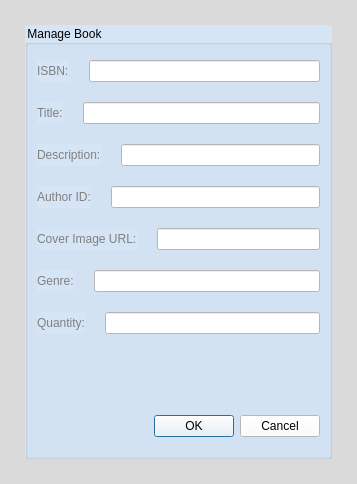
<?xml version="1.0" encoding="UTF-8"?>
<ui version="4.0">
 <class>ManageBook</class>
 <widget class="QDialog" name="ManageBook">
  <property name="geometry">
   <rect>
    <x>0</x>
    <y>0</y>
    <width>357</width>
    <height>484</height>
   </rect>
  </property>
  <property name="minimumSize">
   <size>
    <width>357</width>
    <height>0</height>
   </size>
  </property>
  <property name="windowTitle">
   <string>Manage Book</string>
  </property>
  <property name="styleSheet">
   <string notr="true">background-color: rgb(218, 218, 218);</string>
  </property>
  <layout class="QGridLayout" name="gridLayout_2">
   <property name="leftMargin">
    <number>25</number>
   </property>
   <property name="topMargin">
    <number>25</number>
   </property>
   <property name="rightMargin">
    <number>25</number>
   </property>
   <property name="bottomMargin">
    <number>25</number>
   </property>
   <property name="verticalSpacing">
    <number>6</number>
   </property>
   <item row="0" column="0">
    <widget class="QGroupBox" name="groupBox">
     <property name="styleSheet">
      <string notr="true">background-color: rgb(213, 229, 246);</string>
     </property>
     <property name="title">
      <string>Manage Book</string>
     </property>
     <layout class="QGridLayout" name="gridLayout">
      <property name="topMargin">
       <number>15</number>
      </property>
      <property name="spacing">
       <number>6</number>
      </property>
      <item row="0" column="0">
       <layout class="QVBoxLayout" name="verticalLayout">
        <property name="spacing">
         <number>20</number>
        </property>
        <property name="bottomMargin">
         <number>10</number>
        </property>
        <item>
         <layout class="QHBoxLayout" name="horizontalLayout_5">
          <item>
           <widget class="QLabel" name="label_isbn">
            <property name="styleSheet">
             <string notr="true">color: rgb(128, 128, 128);</string>
            </property>
            <property name="text">
             <string>ISBN:</string>
            </property>
            <property name="buddy">
             <cstring>line_author</cstring>
            </property>
           </widget>
          </item>
          <item>
           <widget class="QLineEdit" name="line_isbn">
            <property name="styleSheet">
             <string notr="true">background-color: rgb(255, 255, 255);</string>
            </property>
           </widget>
          </item>
         </layout>
        </item>
        <item>
         <layout class="QHBoxLayout" name="horizontalLayout_7">
          <item>
           <widget class="QLabel" name="label_title">
            <property name="styleSheet">
             <string notr="true">color: rgb(128, 128, 128);</string>
            </property>
            <property name="text">
             <string>Title:</string>
            </property>
            <property name="buddy">
             <cstring>line_author</cstring>
            </property>
           </widget>
          </item>
          <item>
           <widget class="QLineEdit" name="line_title">
            <property name="styleSheet">
             <string notr="true">background-color: rgb(255, 255, 255);</string>
            </property>
           </widget>
          </item>
         </layout>
        </item>
        <item>
         <layout class="QHBoxLayout" name="horizontalLayout_3">
          <item>
           <widget class="QLabel" name="label_description">
            <property name="styleSheet">
             <string notr="true">color: rgb(128, 128, 128);</string>
            </property>
            <property name="text">
             <string>Description:</string>
            </property>
           </widget>
          </item>
          <item>
           <widget class="QLineEdit" name="line_description">
            <property name="styleSheet">
             <string notr="true">background-color: rgb(255, 255, 255);</string>
            </property>
           </widget>
          </item>
         </layout>
        </item>
        <item>
         <layout class="QHBoxLayout" name="horizontalLayout">
          <item>
           <widget class="QLabel" name="label_author">
            <property name="styleSheet">
             <string notr="true">color: rgb(128, 128, 128);</string>
            </property>
            <property name="text">
             <string>Author ID:</string>
            </property>
            <property name="buddy">
             <cstring>line_author</cstring>
            </property>
           </widget>
          </item>
          <item>
           <widget class="QLineEdit" name="line_author">
            <property name="styleSheet">
             <string notr="true">background-color: rgb(255, 255, 255);</string>
            </property>
           </widget>
          </item>
         </layout>
        </item>
        <item>
         <layout class="QHBoxLayout" name="horizontalLayout_4">
          <item>
           <widget class="QLabel" name="label_cover">
            <property name="styleSheet">
             <string notr="true">color: rgb(128, 128, 128);</string>
            </property>
            <property name="text">
             <string>Cover Image URL:</string>
            </property>
           </widget>
          </item>
          <item>
           <widget class="QLineEdit" name="line_cover">
            <property name="styleSheet">
             <string notr="true">background-color: rgb(255, 255, 255);</string>
            </property>
           </widget>
          </item>
         </layout>
        </item>
        <item>
         <layout class="QHBoxLayout" name="horizontalLayout_6">
          <item>
           <widget class="QLabel" name="label_genre">
            <property name="styleSheet">
             <string notr="true">color: rgb(128, 128, 128);</string>
            </property>
            <property name="text">
             <string>Genre:</string>
            </property>
           </widget>
          </item>
          <item>
           <widget class="QLineEdit" name="line_genre">
            <property name="styleSheet">
             <string notr="true">background-color: rgb(255, 255, 255);</string>
            </property>
           </widget>
          </item>
         </layout>
        </item>
        <item>
         <layout class="QHBoxLayout" name="horizontalLayout_2">
          <item>
           <widget class="QLabel" name="label_quantity">
            <property name="styleSheet">
             <string notr="true">color: rgb(128, 128, 128);</string>
            </property>
            <property name="text">
             <string>Quantity:</string>
            </property>
            <property name="buddy">
             <cstring>line_author</cstring>
            </property>
           </widget>
          </item>
          <item>
           <widget class="QLineEdit" name="line_quantity">
            <property name="styleSheet">
             <string notr="true">background-color: rgb(255, 255, 255);</string>
            </property>
           </widget>
          </item>
         </layout>
        </item>
        <item>
         <spacer name="verticalSpacer">
          <property name="orientation">
           <enum>Qt::Vertical</enum>
          </property>
          <property name="sizeHint" stdset="0">
           <size>
            <width>20</width>
            <height>40</height>
           </size>
          </property>
         </spacer>
        </item>
        <item>
         <widget class="QDialogButtonBox" name="buttonBox">
          <property name="styleSheet">
           <string notr="true">background-color: rgb(255, 255, 255);
color: rgb(0, 0, 0);</string>
          </property>
          <property name="standardButtons">
           <set>QDialogButtonBox::Cancel|QDialogButtonBox::Ok</set>
          </property>
         </widget>
        </item>
       </layout>
      </item>
     </layout>
    </widget>
   </item>
  </layout>
 </widget>
 <resources/>
 <connections/>
</ui>
